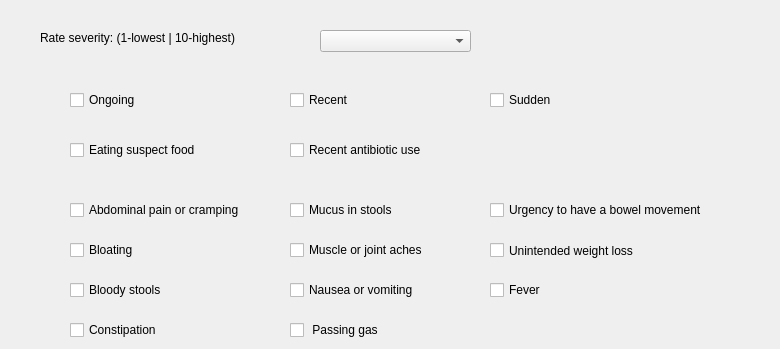
    <widget class="QWidget" name="t3">
     <attribute name="title">
      <string>Diarrhea</string>
     </attribute>
     <widget class="QCheckBox" name="cb46">
      <property name="geometry">
       <rect>
        <x>490</x>
        <y>230</y>
        <width>271</width>
        <height>41</height>
       </rect>
      </property>
      <property name="text">
       <string>Unintended weight loss </string>
      </property>
     </widget>
     <widget class="QCheckBox" name="cb49">
      <property name="geometry">
       <rect>
        <x>490</x>
        <y>280</y>
        <width>191</width>
        <height>20</height>
       </rect>
      </property>
      <property name="text">
       <string>Fever</string>
      </property>
     </widget>
     <widget class="QCheckBox" name="cb43">
      <property name="geometry">
       <rect>
        <x>490</x>
        <y>200</y>
        <width>281</width>
        <height>20</height>
       </rect>
      </property>
      <property name="text">
       <string>Urgency to have a bowel movement </string>
      </property>
     </widget>
     <widget class="QCheckBox" name="cb48">
      <property name="geometry">
       <rect>
        <x>290</x>
        <y>280</y>
        <width>191</width>
        <height>20</height>
       </rect>
      </property>
      <property name="text">
       <string>Nausea or vomiting </string>
      </property>
     </widget>
     <widget class="QComboBox" name="combo3">
      <property name="geometry">
       <rect>
        <x>320</x>
        <y>30</y>
        <width>151</width>
        <height>22</height>
       </rect>
      </property>
     </widget>
     <widget class="QCheckBox" name="cb45">
      <property name="geometry">
       <rect>
        <x>290</x>
        <y>240</y>
        <width>171</width>
        <height>20</height>
       </rect>
      </property>
      <property name="text">
       <string>Muscle or joint aches </string>
      </property>
     </widget>
     <widget class="QCheckBox" name="cb50">
      <property name="geometry">
       <rect>
        <x>70</x>
        <y>320</y>
        <width>201</width>
        <height>20</height>
       </rect>
      </property>
      <property name="text">
       <string>Constipation </string>
      </property>
     </widget>
     <widget class="QLabel" name="label_25">
      <property name="geometry">
       <rect>
        <x>40</x>
        <y>30</y>
        <width>271</width>
        <height>16</height>
       </rect>
      </property>
      <property name="text">
       <string>Rate severity: (1-lowest | 10-highest)</string>
      </property>
     </widget>
     <widget class="QCheckBox" name="cb36">
      <property name="geometry">
       <rect>
        <x>70</x>
        <y>90</y>
        <width>151</width>
        <height>20</height>
       </rect>
      </property>
      <property name="text">
       <string>Ongoing</string>
      </property>
     </widget>
     <widget class="QCheckBox" name="cb44">
      <property name="geometry">
       <rect>
        <x>70</x>
        <y>240</y>
        <width>211</width>
        <height>20</height>
       </rect>
      </property>
      <property name="text">
       <string>Bloating</string>
      </property>
     </widget>
     <widget class="QCheckBox" name="cb41">
      <property name="geometry">
       <rect>
        <x>70</x>
        <y>200</y>
        <width>211</width>
        <height>20</height>
       </rect>
      </property>
      <property name="text">
       <string>Abdominal pain or cramping </string>
      </property>
     </widget>
     <widget class="QCheckBox" name="cb42">
      <property name="geometry">
       <rect>
        <x>290</x>
        <y>200</y>
        <width>171</width>
        <height>20</height>
       </rect>
      </property>
      <property name="text">
       <string>Mucus in stools </string>
      </property>
     </widget>
     <widget class="QCheckBox" name="cb38">
      <property name="geometry">
       <rect>
        <x>490</x>
        <y>90</y>
        <width>151</width>
        <height>20</height>
       </rect>
      </property>
      <property name="text">
       <string>Sudden</string>
      </property>
     </widget>
     <widget class="QCheckBox" name="cb47">
      <property name="geometry">
       <rect>
        <x>70</x>
        <y>280</y>
        <width>201</width>
        <height>20</height>
       </rect>
      </property>
      <property name="text">
       <string>Bloody stools </string>
      </property>
     </widget>
     <widget class="QCheckBox" name="cb37">
      <property name="geometry">
       <rect>
        <x>290</x>
        <y>90</y>
        <width>151</width>
        <height>20</height>
       </rect>
      </property>
      <property name="text">
       <string>Recent</string>
      </property>
     </widget>
     <widget class="QCheckBox" name="cb51">
      <property name="geometry">
       <rect>
        <x>290</x>
        <y>320</y>
        <width>191</width>
        <height>20</height>
       </rect>
      </property>
      <property name="text">
       <string> Passing gas </string>
      </property>
     </widget>
     <widget class="QCheckBox" name="cb39">
      <property name="geometry">
       <rect>
        <x>70</x>
        <y>140</y>
        <width>181</width>
        <height>20</height>
       </rect>
      </property>
      <property name="text">
       <string>Eating suspect food </string>
      </property>
     </widget>
     <widget class="QCheckBox" name="cb40">
      <property name="geometry">
       <rect>
        <x>290</x>
        <y>140</y>
        <width>181</width>
        <height>20</height>
       </rect>
      </property>
      <property name="text">
       <string>Recent antibiotic use</string>
      </property>
     </widget>
    </widget>
